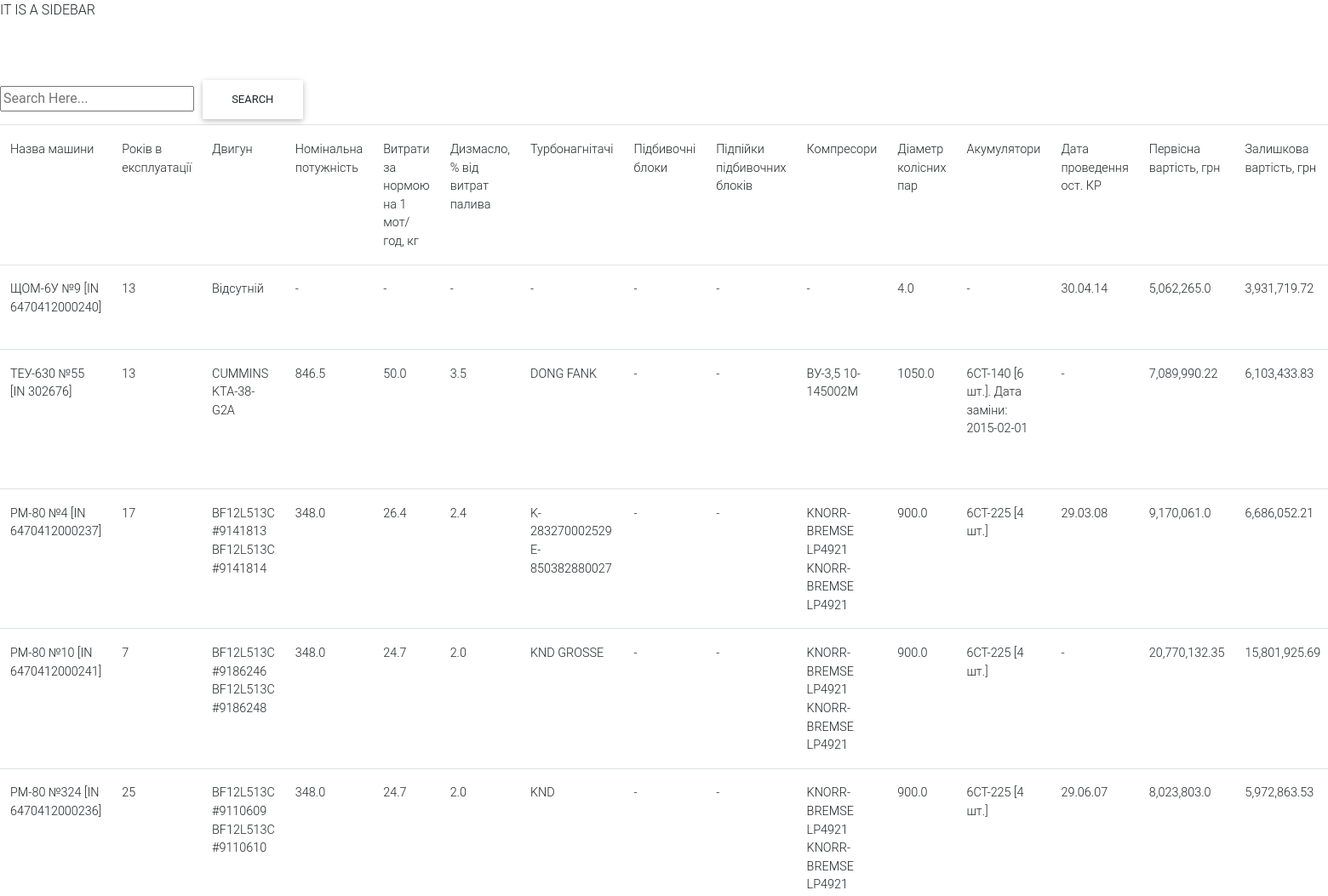
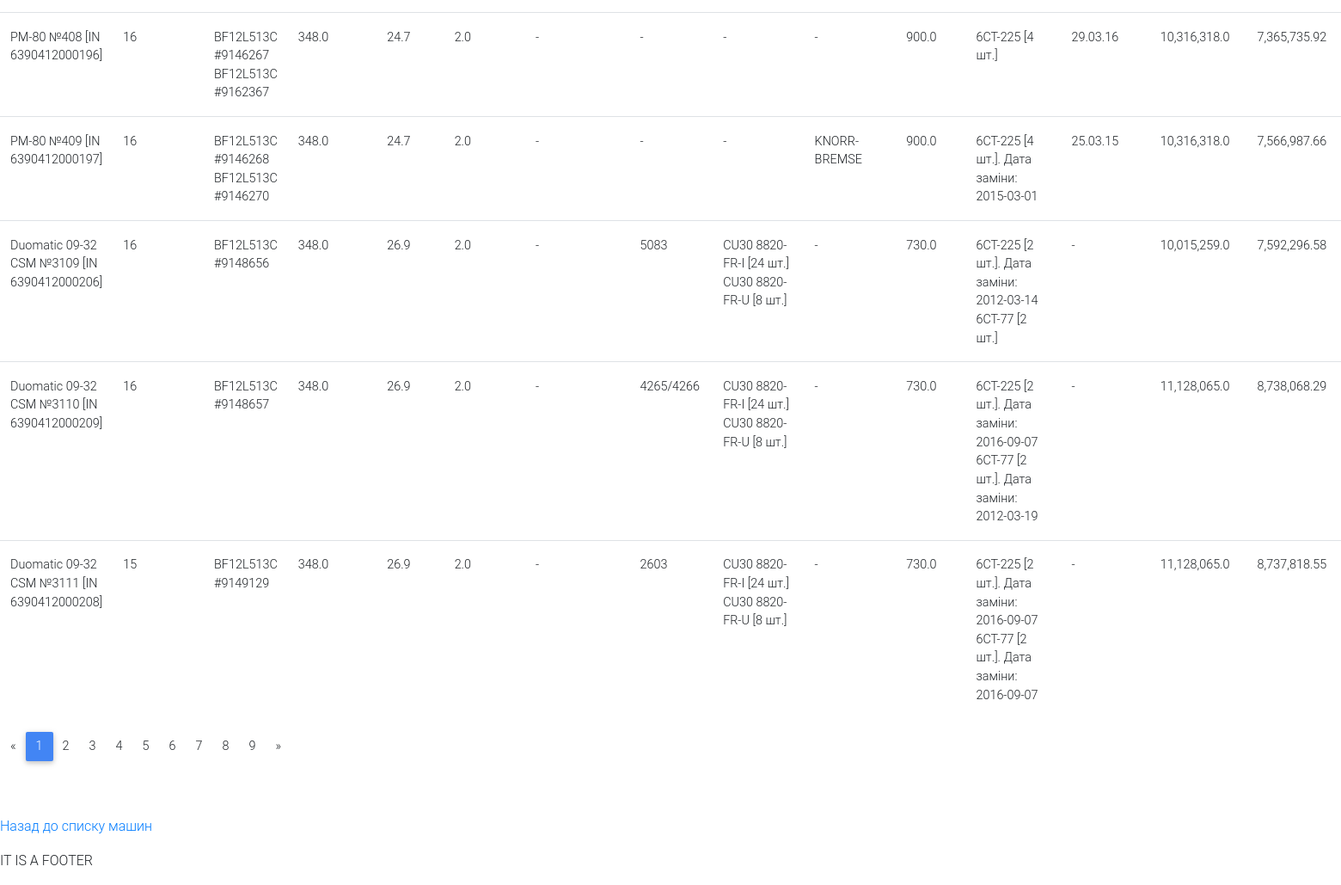
Page /machines/detail/ (signed in) on the committed database (2 pictures, top to bottom).
### machines/models.py (models this page shows, shortened)
class Machine(models.Model):
    machine = models.ForeignKey('MachineName', on_delete=models.CASCADE)
    inventory_number = models.IntegerField()
    number_machine = models.CharField(max_length=30)
    year_of_commissioning = models.DateField(blank=True, null=True)
    rated_capacity = models.FloatField(blank=True, null=True)
    costs_at_rate = models.FloatField(blank=True, null=True)
    dizmaslo = models.FloatField(blank=True, null=True)
    diametr_wheel_pairs = models.CharField(max_length=30, blank=True, null=True)
    date_ost_kr = models.DateField(blank=True, null=True)
    initial_value = models.FloatField(blank=True, null=True)
    residual_value = models.FloatField(blank=True, null=True)
    depreciation_end_date = models.DateField(blank=True, null=True)
    breakage = models.BooleanField(default=False)
    breakage_date = models.DateField(blank=True, null=True)
    breakage_info = models.TextField(blank=True, null=True)
    brigade = models.ForeignKey(SeniorDriver, on_delete=models.CASCADE)
    def lining_pidpiiki_list(self):
        pidpiiki = self.pidpiikies.values_list('empty', 'marka', 'count')
        mylist = []
        if not pidpiiki[0][0]:
            for item in pidpiiki:
                mylist.append(f"{item[1]} [{item[2]} шт.]")
        return mylist
    def lining_blocks_list(self):
        blocks = self.blocks.values_list('empty', 'marka', 'count')
        mylist = []
        if not blocks[0][0]:
            for item in blocks:
                string = f"{item[1]}"
                string += f" [{item[2]} шт.]" if item[2] else ''
                mylist.append(string)
        return mylist
    def turbocharger_list(self):
        turbocharger = self.turbochargers.values_list('empty', 'marka')
        mylist = []
        if not turbocharger[0][0]:
            for item in turbocharger:
                mylist.append(f"{item[1]}")
        return mylist
    def compressor_list(self):
        compressor = self.compressors.values_list('empty', 'marka')
        mylist = []
        if not compressor[0][0]:
            for item in compressor:
                mylist.append(f"{item[1]}")
        return mylist
    def engine_list(self):
        engine = self.engines.values_list('empty', 'marka', 'number')
        mylist = []
        if not engine[0][0]:
            for item in engine:
                string = f"{item[1]}"
                string += f" #{item[2]}" if item[2] else ''
                mylist.append(string)
        return mylist
    def battery_list(self):
        battery = self.batteries.values_list('empty', 'marka', 'count', 'last_replacement')
        mylist = []
        if not battery[0][0]:
            for item in battery:
                string = f"{item[1]}"
                string += f" [{item[2]} шт.]" if item[2] else ''
                string += f". Дата заміни: {item[3]}" if item[3] else ''
                mylist.append(string)
        return mylist
    def transmission_fluid_list(self):
        transmission = self.transmission_fluid.values_list('empty', 'marka', 'volume')
        mylist = []
        if not transmission[0][0]:
            for item in transmission:
                string = f"{item[1]}"
                string += f" [{item[2]} л.]" if item[2] else ''
                mylist.append(string)
        return mylist
    def hydraulic_fluid_list(self):
        hydraulic = self.hydraulic_fluid.values_list('empty', 'marka', 'volume')
        mylist = []
        if not hydraulic[0][0]:
            for item in hydraulic:
                string = f"{item[1]}"
                string += f" [{item[2]} л.]" if item[2] else ''
                mylist.append(string)
        return mylist
    def dizmaslo_list(self):
        dizmaslo = self.dizmaslos.values_list('empty', 'marka', 'volume')
        mylist = []
        if not dizmaslo[0][0]:
            for item in dizmaslo:
                mylist.append(f"{item[1]} [{item[2]} л.]")
        return mylist
    def full_name(self):
        return f"{self.machine.name} №{self.number_machine} [IN {self.inventory_number}]"
    def years_comission(self):
        from datetime import date
        diff = date.today() - self.year_of_commissioning
        return int(diff.days / 365)

class MachineName(models.Model):
    name = models.CharField(max_length=50)
    description = models.TextField(default='')
    image = models.ImageField(blank=True, upload_to="machines")

### machines/views.py (the view)
# urls.py: path('detail/', views.show_detail_machines, name='detail_machines'),
def show_detail_machines(request):
    if not request.user.is_authenticated:
        return redirect('mylogin')
    machiness = models.Machine.objects.all()
    query = request.GET.get('q')
    if query:
        machiness = machiness.filter(
            Q(machine__name__icontains=query) | Q(inventory_number__icontains=query) |
            Q(number_machine__icontains=query)
        ).distinct()
    paginator = Paginator(machiness, 10)
    page = request.GET.get('page')
    try:
        machines = paginator.page(page)
    except EmptyPage:
        machines = paginator.page(paginator.num_pages)
    except PageNotAnInteger:
        machines = paginator.page(1)
    context = {
        'machines': machines
    }
    return render(request, 'machines/detail_machines.html', context=context)

### templates/machines/detail_machines.html (shortened to what this page needs)
{% extends 'base.html' %}
{% load static %}
{% load humanize %}
{% block content %}
    {% include 'parts_element/_sidebar.html' %}
    <form method="GET" >
        <div class="input-field">
            <input type="text" name="q" value="{{ request.GET.q }}" placeholder="Search Here...">
           <button class="btn" type="submit" name="action">Search</button>
        </div>
    </form>
    {% if machines %}
    <table class="table">
        <tr>
            <td>Назва машини</td>
            <td>Років в експлуатації</td>
            <td>Двигун</td>
            <td>Номінальна потужність</td>
            <td>Витрати за нормою на 1 мот/год, кг</td>
            <td>Дизмасло, % від витрат палива</td>
            <td>Турбонагнітачі</td>
            <td>Підбивочні блоки</td>
            <td>Підпійки підбивочних блоків</td>
            <td>Компресори</td>
            <td>Діаметр колісних пар</td>
            <td>Акумулятори</td>
            <td>Дата проведення ост. КР</td>
            <td>Первісна вартість, грн</td>
            <td>Залишкова вартість, грн</td>
        </tr>
        {% for machine in machines %}
        <tr>
            <td>{{ machine.full_name }}</td>
            <td>{{machine.years_comission}}</td>
            <td>{{ machine.engine_list|join:"<br>"|default:"-" }}</td>
            <td>{{ machine.rated_capacity|default:"-" }}</td>
            <td>{{ machine.costs_at_rate|default:"-" }}</td>
            <td>{{ machine.dizmaslo|default:"-" }}</td>
            <td>{{ machine.turbocharger_list|join:"<br>"|default:"-" }}</td>
            <td>{{ machine.lining_blocks_list|join:"<br>"|default:"-" }}</td>
            <td>{{ machine.lining_pidpiiki_list|join:"<br>"|default:"-" }}</td>
            <td>{{ machine.compressor_list|join:"<br>"|default:"-" }}</td>
            <td>{{ machine.diametr_wheel_pairs|default:"-" }}</td>
            <td>{{ machine.battery_list|join:"<br>"|default:"-" }}</td>
            <td>{{ machine.date_ost_kr|date:"d.m.y"|default:"-" }}</td>
            <td>{{ machine.initial_value|intcomma|default:"-" }}</td>
            <td>{{ machine.residual_value|intcomma|default:"-" }}</td>
        </tr>
        {% endfor %}
    </table>
    <nav aria-label="Page navigation">
        <ul class="pagination">
            {% if machines.has_previous %}
            <li class="page-item">
            <a class="page-link" href="?page={{machines.previous_page_number}}" aria-label="Previous">
              <span aria-hidden="true">&laquo;</span>
              <span class="sr-only">Previous</span>
            </a></li>
            {% else %}
            <li class="page-item">
            <a class="page-link" href="?page=1" aria-label="Previous">
                <span aria-hidden="true">&laquo;</span>
              </a></li>
            {% endif %}
            {% for i in machines.paginator.page_range %}
                {% if machines.number == i %}
                <li class="page-item active">
                    <span class="page-link">
                      {{i}}
                    </span>
                  </li>
                {% else %}
                    <li class="page-item"><a class="page-link" href="?page={{i}}" title="{{i}}">{{i}}</a></li>
                {% endif %}
            {% endfor %}
            {% if machines.has_next %}
            <li class="page-item">
                <a class="page-link" href="?page={{machines.next_page_number}}" aria-label="Next">
                  <span aria-hidden="true">&raquo;</span>
                </a>
              </li>
            {% else %}
            <li class="page-item"><a class="page-link" href="#" onclick="return false;" aria-label="Next">
                  <span aria-hidden="true">&raquo;</span>
                  <span class="sr-only">Next</span>
                </a></li>
              {% endif %}
        </ul>
      </nav>
    {% else %}
        <p>NO MACHINES LIST</p>
    {% endif %}
    <br><br>
      <p><a href="{% url 'machines:all-machines' %}">Назад до списку машин</a></p>
    {% include 'parts_element/_footer.html' %}
{% endblock %}

### rows in the picture
Machine: full_name "ЩОМ-6У №9 [IN 6470412000240]", years_comission "13", engine_list "Відсутній", rated_capacity "-", costs_at_rate "-", dizmaslo "-", turbocharger_list "-", lining_blocks_list "-", lining_pidpiiki_list "-", compressor_list "-", diametr_wheel_pairs "4.0", battery_list "-", date_ost_kr "30.04.14", initial_value "5,062,265.0", residual_value "3,931,719.72"
Machine: full_name "ТЕУ-630 №55 [IN 302676]", years_comission "13", engine_list "CUMMINS KTA-38-G2A", rated_capacity "846.5", costs_at_rate "50.0", dizmaslo "3.5", turbocharger_list "DONG FANK", lining_blocks_list "-", lining_pidpiiki_list "-", compressor_list "ВУ-3,5 10-145002М", diametr_wheel_pairs "1050.0", battery_list "6СТ-140 [6 шт.]. Дата заміни: 2015-02-01", date_ost_kr "-", initial_value "7,089,990.22", residual_value "6,103,433.83"
Machine: full_name "РМ-80 №4 [IN 6470412000237]", years_comission "17", engine_list "BF12L513C #9141813 BF12L513C #9141814", rated_capacity "348.0", costs_at_rate "26.4", dizmaslo "2.4", turbocharger_list "K-283270002529 E-850382880027", lining_blocks_list "-", lining_pidpiiki_list "-", compressor_list "KNORR-BREMSE LP4921 KNORR-BREMSE LP4921", diametr_wheel_pairs "900.0", battery_list "6СТ-225 [4 шт.]", date_ost_kr "29.03.08", initial_value "9,170,061.0", residual_value "6,686,052.21"
Machine: full_name "РМ-80 №10 [IN 6470412000241]", years_comission "7", engine_list "BF12L513C #9186246 BF12L513C #9186248", rated_capacity "348.0", costs_at_rate "24.7", dizmaslo "2.0", turbocharger_list "KND GROSSE", lining_blocks_list "-", lining_pidpiiki_list "-", compressor_list "KNORR-BREMSE LP4921 KNORR-BREMSE LP4921", diametr_wheel_pairs "900.0", battery_list "6СТ-225 [4 шт.]", date_ost_kr "-", initial_value "20,770,132.35", residual_value "15,801,925.69"
Machine: full_name "РМ-80 №324 [IN 6470412000236]", years_comission "25", engine_list "BF12L513C #9110609 BF12L513C #9110610", rated_capacity "348.0", costs_at_rate "24.7", dizmaslo "2.0", turbocharger_list "KND", lining_blocks_list "-", lining_pidpiiki_list "-", compressor_list "KNORR-BREMSE LP4921 KNORR-BREMSE LP4921", diametr_wheel_pairs "900.0", battery_list "6СТ-225 [4 шт.]", date_ost_kr "29.06.07", initial_value "8,023,803.0", residual_value "5,972,863.53"
Machine: full_name "РМ-80 №408 [IN 6390412000196]", years_comission "16", engine_list "BF12L513C #9146267 BF12L513C #9162367", rated_capacity "348.0", costs_at_rate "24.7", dizmaslo "2.0", turbocharger_list "-", lining_blocks_list "-", lining_pidpiiki_list "-", compressor_list "-", diametr_wheel_pairs "900.0", battery_list "6СТ-225 [4 шт.]", date_ost_kr "29.03.16", initial_value "10,316,318.0", residual_value "7,365,735.92"
Machine: full_name "РМ-80 №409 [IN 6390412000197]", years_comission "16", engine_list "BF12L513C #9146268 BF12L513C #9146270", rated_capacity "348.0", costs_at_rate "24.7", dizmaslo "2.0", turbocharger_list "-", lining_blocks_list "-", lining_pidpiiki_list "-", compressor_list "KNORR-BREMSE", diametr_wheel_pairs "900.0", battery_list "6СТ-225 [4 шт.]. Дата заміни: 2015-03-01", date_ost_kr "25.03.15", initial_value "10,316,318.0", residual_value "7,566,987.66"
Machine: full_name "Duomatic 09-32 CSM №3109 [IN 6390412000206]", years_comission "16", engine_list "BF12L513C #9148656", rated_capacity "348.0", costs_at_rate "26.9", dizmaslo "2.0", turbocharger_list "-", lining_blocks_list "5083", lining_pidpiiki_list "CU30 8820-FR-I [24 шт.] CU30 8820-FR-U [8 шт.]", compressor_list "-", diametr_wheel_pairs "730.0", battery_list "6СТ-225 [2 шт.]. Дата заміни: 2012-03-14 6СТ-77 [2 шт.]", date_ost_kr "-", initial_value "10,015,259.0", residual_value "7,592,296.58"
Machine: full_name "Duomatic 09-32 CSM №3110 [IN 6390412000209]", years_comission "16", engine_list "BF12L513C #9148657", rated_capacity "348.0", costs_at_rate "26.9", dizmaslo "2.0", turbocharger_list "-", lining_blocks_list "4265/4266", lining_pidpiiki_list "CU30 8820-FR-I [24 шт.] CU30 8820-FR-U [8 шт.]", compressor_list "-", diametr_wheel_pairs "730.0", battery_list "6СТ-225 [2 шт.]. Дата заміни: 2016-09-07 6СТ-77 [2 шт.]. Дата заміни: 2012-03-19", date_ost_kr "-", initial_value "11,128,065.0", residual_value "8,738,068.29"
Machine: full_name "Duomatic 09-32 CSM №3111 [IN 6390412000208]", years_comission "15", engine_list "BF12L513C #9149129", rated_capacity "348.0", costs_at_rate "26.9", dizmaslo "2.0", turbocharger_list "-", lining_blocks_list "2603", lining_pidpiiki_list "CU30 8820-FR-I [24 шт.] CU30 8820-FR-U [8 шт.]", compressor_list "-", diametr_wheel_pairs "730.0", battery_list "6СТ-225 [2 шт.]. Дата заміни: 2016-09-07 6СТ-77 [2 шт.]. Дата заміни: 2016-09-07", date_ost_kr "-", initial_value "11,128,065.0", residual_value "8,737,818.55"

### other values in the picture
{{ i }} "1"
{{ i }} "2" "3" "4" "5" "6" "7" "8" "9"
